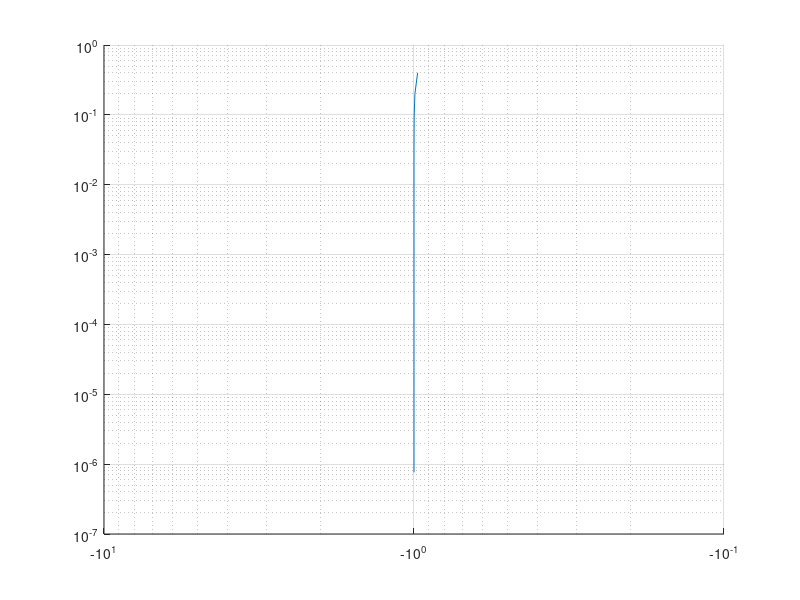

MATLAB code to generate this figure:
h = 0.4;
xplot = [];
yplot = [];
for k = 1:20
    x = pi + h * (0:2)';
    y = sin(x);
    D1 = (y(2) - y(1)) / h;
    xplot = [xplot; D1];
    yplot = [yplot; h];
    h = h / 2;
end

hold on
loglog(xplot, yplot), grid
